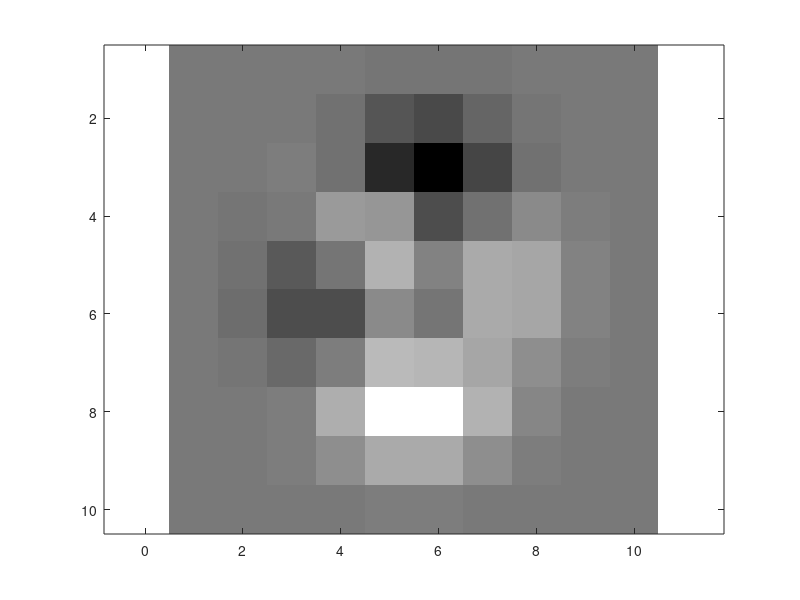

Reproduce this figure in MATLAB. (Note: this script raises an error after producing the figure.)
% Solution to assignment 5: Andrew Gerst

clear all; close all;
load elevation.mat

% Choose Map
cmap = test;

% Display Map
imagesc(cmap); axis equal; colormap gray;


%% Finding pits

pits = findpits(cmap);
peaks = findpits(-cmap);
[num_pits,pitc] = size(pits);
[num_peaks,peakc] = size(peaks);
num_pits
num_peaks
imagesc(cmap); colormap(gray); axis equal
hold on
plot(pits(:,2),pits(:,1),'ro');
plot(peaks(:,2),peaks(:,1),'g+');
hold off


%% Path to high ground

path = findpath(cmap);
imagesc(cmap); colormap(gray); axis equal
hold on
plot(path(:,2),path(:,1),'b-');
hold off


%% Finding rivers

rivers = flow(cmap);


%% Flow greater than 500

imagesc(rivers < 3); axis equal; colormap gray;


%% Flow greater than 2000

imagesc(rivers > 2000); axis equal; colormap gray;
